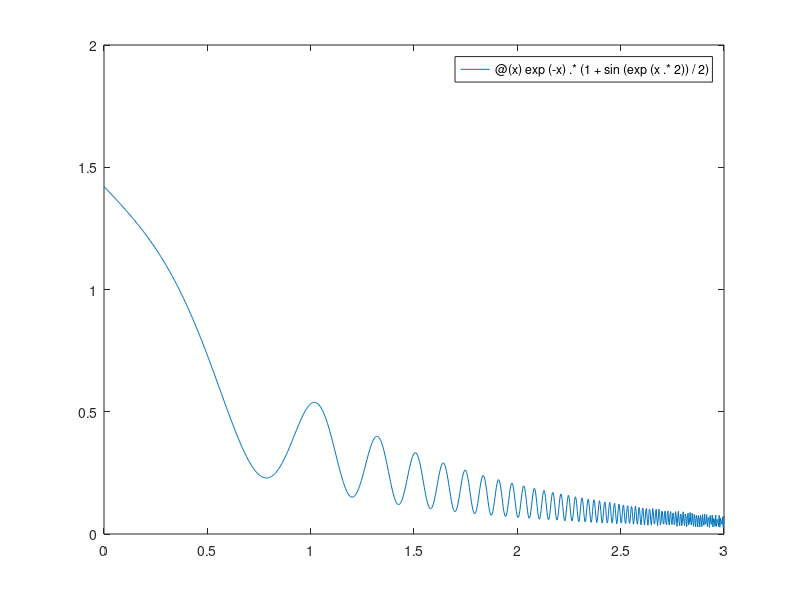

Reproduce this figure in MATLAB.
% Balanced density its derivative is not bounded

clear all
clc
% x=0:.001:3;
f= @(x) exp(-x).*(1+sin(exp(x.*2))/2);
fplot(f,[0 3])
